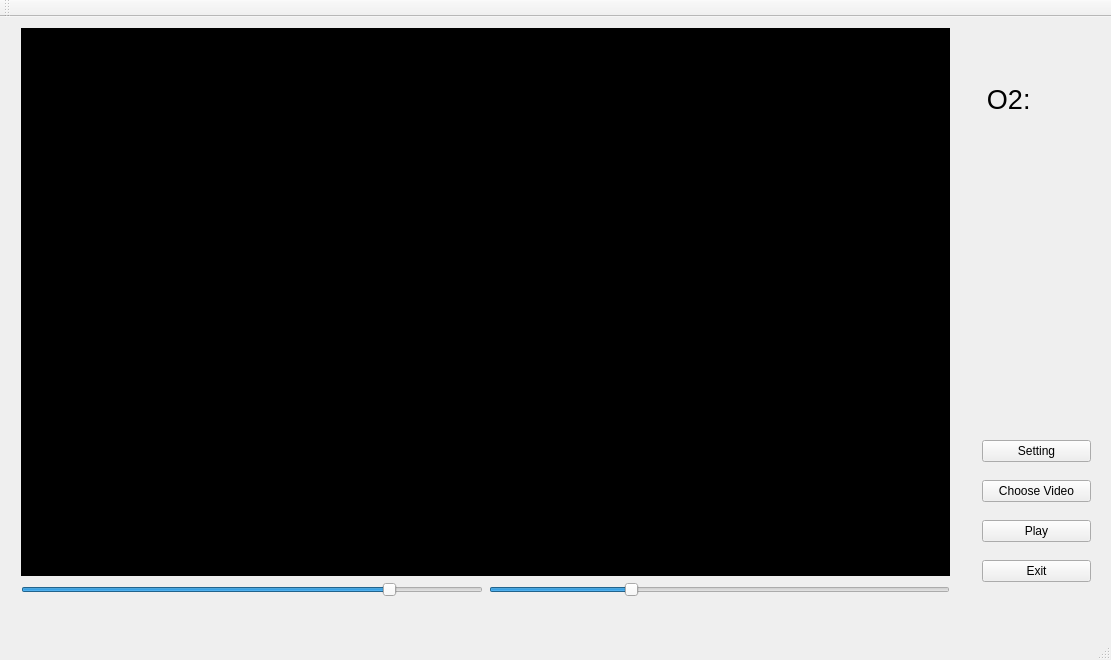
<?xml version="1.0" encoding="UTF-8"?>
<ui version="4.0">
 <class>MainWindow</class>
 <widget class="QMainWindow" name="MainWindow">
  <property name="geometry">
   <rect>
    <x>0</x>
    <y>0</y>
    <width>1111</width>
    <height>660</height>
   </rect>
  </property>
  <property name="windowTitle">
   <string>MeatSensor</string>
  </property>
  <widget class="QWidget" name="centralWidget">
   <widget class="QWidget" name="layoutWidget">
    <property name="geometry">
     <rect>
      <x>10</x>
      <y>0</y>
      <width>951</width>
      <height>591</height>
     </rect>
    </property>
    <layout class="QVBoxLayout" name="verticalLayout">
     <item>
      <widget class="QLabel" name="labelWebcam">
       <property name="sizePolicy">
        <sizepolicy hsizetype="Expanding" vsizetype="Expanding">
         <horstretch>0</horstretch>
         <verstretch>0</verstretch>
        </sizepolicy>
       </property>
       <property name="autoFillBackground">
        <bool>false</bool>
       </property>
       <property name="styleSheet">
        <string notr="true">border: 1px solid;
Background-color: #000;</string>
       </property>
       <property name="text">
        <string/>
       </property>
       <property name="alignment">
        <set>Qt::AlignCenter</set>
       </property>
      </widget>
     </item>
     <item>
      <layout class="QHBoxLayout" name="horizontalLayout_3">
       <item>
        <widget class="QSlider" name="horizontalSliderLeftArea">
         <property name="value">
          <number>80</number>
         </property>
         <property name="orientation">
          <enum>Qt::Horizontal</enum>
         </property>
        </widget>
       </item>
       <item>
        <widget class="QSlider" name="horizontalSliderRightArea">
         <property name="value">
          <number>30</number>
         </property>
         <property name="orientation">
          <enum>Qt::Horizontal</enum>
         </property>
        </widget>
       </item>
      </layout>
     </item>
     <item>
      <layout class="QHBoxLayout" name="horizontalLayout_2"/>
     </item>
     <item>
      <spacer name="verticalSpacer">
       <property name="orientation">
        <enum>Qt::Vertical</enum>
       </property>
       <property name="sizeType">
        <enum>QSizePolicy::Minimum</enum>
       </property>
       <property name="sizeHint" stdset="0">
        <size>
         <width>0</width>
         <height>0</height>
        </size>
       </property>
      </spacer>
     </item>
    </layout>
   </widget>
   <widget class="QWidget" name="layoutWidget">
    <property name="geometry">
     <rect>
      <x>970</x>
      <y>10</y>
      <width>141</width>
      <height>101</height>
     </rect>
    </property>
    <layout class="QVBoxLayout" name="verticalLayout_2">
     <item>
      <widget class="QLabel" name="labelPrompt">
       <property name="font">
        <font>
         <pointsize>15</pointsize>
        </font>
       </property>
       <property name="text">
        <string/>
       </property>
       <property name="alignment">
        <set>Qt::AlignCenter</set>
       </property>
      </widget>
     </item>
     <item>
      <layout class="QHBoxLayout" name="horizontalLayout">
       <item>
        <widget class="QLabel" name="labelO2">
         <property name="font">
          <font>
           <pointsize>20</pointsize>
          </font>
         </property>
         <property name="text">
          <string>O2: </string>
         </property>
         <property name="alignment">
          <set>Qt::AlignRight|Qt::AlignTrailing|Qt::AlignVCenter</set>
         </property>
        </widget>
       </item>
       <item>
        <widget class="QLabel" name="labelO2Value">
         <property name="font">
          <font>
           <pointsize>20</pointsize>
          </font>
         </property>
         <property name="text">
          <string/>
         </property>
         <property name="alignment">
          <set>Qt::AlignLeading|Qt::AlignLeft|Qt::AlignVCenter</set>
         </property>
        </widget>
       </item>
      </layout>
     </item>
    </layout>
   </widget>
   <widget class="QWidget" name="">
    <property name="geometry">
     <rect>
      <x>971</x>
      <y>400</y>
      <width>131</width>
      <height>191</height>
     </rect>
    </property>
    <layout class="QVBoxLayout" name="verticalLayout_3">
     <item>
      <widget class="QPushButton" name="pushButtonSetting">
       <property name="text">
        <string>Setting</string>
       </property>
      </widget>
     </item>
     <item>
      <widget class="QPushButton" name="pushButtonLoad">
       <property name="text">
        <string>Choose Video</string>
       </property>
      </widget>
     </item>
     <item>
      <widget class="QPushButton" name="pushButtonPlay">
       <property name="text">
        <string>Play</string>
       </property>
      </widget>
     </item>
     <item>
      <widget class="QPushButton" name="pushButtonExit">
       <property name="text">
        <string>Exit</string>
       </property>
      </widget>
     </item>
    </layout>
   </widget>
  </widget>
  <widget class="QMenuBar" name="menuBar">
   <property name="geometry">
    <rect>
     <x>0</x>
     <y>0</y>
     <width>1111</width>
     <height>22</height>
    </rect>
   </property>
  </widget>
  <widget class="QToolBar" name="mainToolBar">
   <attribute name="toolBarArea">
    <enum>TopToolBarArea</enum>
   </attribute>
   <attribute name="toolBarBreak">
    <bool>false</bool>
   </attribute>
  </widget>
  <widget class="QStatusBar" name="statusBar"/>
 </widget>
 <layoutdefault spacing="6" margin="11"/>
 <resources/>
 <connections>
  <connection>
   <sender>pushButtonExit</sender>
   <signal>clicked()</signal>
   <receiver>MainWindow</receiver>
   <slot>close()</slot>
   <hints>
    <hint type="sourcelabel">
     <x>557</x>
     <y>500</y>
    </hint>
    <hint type="destinationlabel">
     <x>516</x>
     <y>504</y>
    </hint>
   </hints>
  </connection>
 </connections>
</ui>
